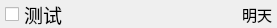
<?xml version="1.0" encoding="UTF-8"?>
<ui version="4.0">
 <class>TodoItemWidget</class>
 <widget class="QWidget" name="TodoItemWidget">
  <property name="geometry">
   <rect>
    <x>0</x>
    <y>0</y>
    <width>277</width>
    <height>28</height>
   </rect>
  </property>
  <property name="minimumSize">
   <size>
    <width>200</width>
    <height>28</height>
   </size>
  </property>
  <property name="maximumSize">
   <size>
    <width>16777215</width>
    <height>28</height>
   </size>
  </property>
  <property name="windowTitle">
   <string>Form</string>
  </property>
  <layout class="QHBoxLayout" name="horizontalLayout">
   <property name="leftMargin">
    <number>5</number>
   </property>
   <property name="topMargin">
    <number>0</number>
   </property>
   <property name="rightMargin">
    <number>5</number>
   </property>
   <property name="bottomMargin">
    <number>0</number>
   </property>
   <item>
    <widget class="QCheckBox" name="checkBox">
     <property name="sizePolicy">
      <sizepolicy hsizetype="Minimum" vsizetype="Preferred">
       <horstretch>0</horstretch>
       <verstretch>0</verstretch>
      </sizepolicy>
     </property>
     <property name="font">
      <font>
       <pointsize>14</pointsize>
      </font>
     </property>
     <property name="text">
      <string>测试</string>
     </property>
    </widget>
   </item>
   <item>
    <widget class="QLabel" name="label">
     <property name="sizePolicy">
      <sizepolicy hsizetype="Fixed" vsizetype="Preferred">
       <horstretch>0</horstretch>
       <verstretch>0</verstretch>
      </sizepolicy>
     </property>
     <property name="minimumSize">
      <size>
       <width>0</width>
       <height>0</height>
      </size>
     </property>
     <property name="font">
      <font>
       <pointsize>11</pointsize>
      </font>
     </property>
     <property name="text">
      <string>明天</string>
     </property>
     <property name="alignment">
      <set>Qt::AlignRight|Qt::AlignTrailing|Qt::AlignVCenter</set>
     </property>
    </widget>
   </item>
  </layout>
 </widget>
 <resources/>
 <connections/>
</ui>
